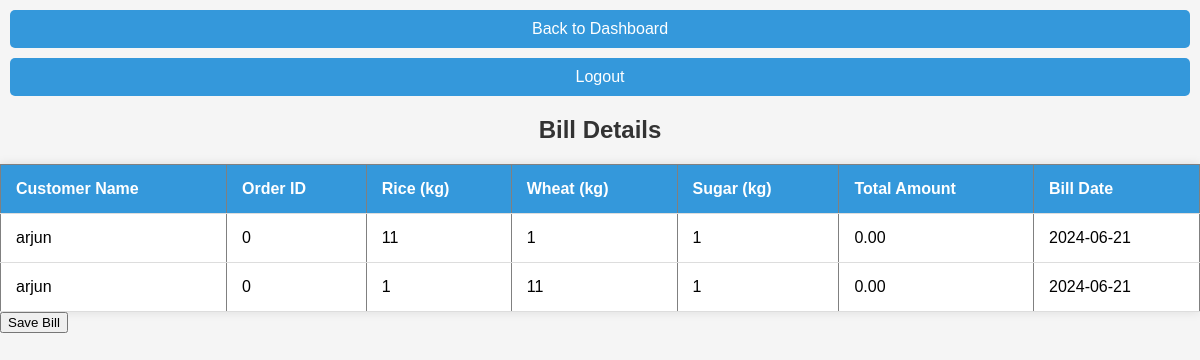
The app's page /viewBill.php?bill_id=0 with its own data.
### tables this page shows
CREATE TABLE `customer_info` (
  `id` int(3) NOT NULL,
  `name` varchar(50) NOT NULL,
  `color` varchar(10) NOT NULL,
  `family_count` int(3) NOT NULL,
  `contact` char(10) DEFAULT NULL,
  `city` varchar(20) NOT NULL,
  `password` varchar(25) NOT NULL
);

CREATE TABLE `orders` (
  `customer_id` int(11) NOT NULL,
  `order_id` int(11) NOT NULL,
  `rice_kg` int(11) NOT NULL,
  `wheat_kg` int(11) NOT NULL,
  `sugar_kg` int(11) NOT NULL,
  `order_state` text NOT NULL,
  `order_date` date NOT NULL
);

CREATE TABLE `bill` (
  `bill_id` int(11) NOT NULL,
  `customer_id` int(11) NOT NULL,
  `order_id` int(11) NOT NULL,
  `total_amount` decimal(10,2) NOT NULL,
  `bill_date` date NOT NULL
);

### viewBill.php (the view, shortened to what this page needs)
<?php
$server = "localhost";
$username = "root";
$password = "";
$database = "dbms";
$con = mysqli_connect($server, $username, $password, $database);
if (isset($_GET['bill_id'])) {
    $bill_id = $_GET['bill_id'];
    $sqlBillDetails = "SELECT * FROM bill WHERE bill_id = '$bill_id'";
    $resultBillDetails = mysqli_query($con, $sqlBillDetails);
    if ($resultBillDetails && mysqli_num_rows($resultBillDetails) > 0) {
        $billDetails = mysqli_fetch_assoc($resultBillDetails);
        $customer_id = $billDetails['customer_id'];
        $sqlCustomerName = "SELECT name FROM customer_info WHERE id = '$customer_id'";
        $resultCustomerName = mysqli_query($con, $sqlCustomerName);
        if ($resultCustomerName && mysqli_num_rows($resultCustomerName) > 0) {
            $customer_name = mysqli_fetch_assoc($resultCustomerName)['name'];
            $order_id = $billDetails['order_id'];
            $sqlOrderDetails = "SELECT * FROM orders WHERE order_id = '$order_id'";
            $resultOrderDetails = mysqli_query($con, $sqlOrderDetails);
            if ($resultOrderDetails && mysqli_num_rows($resultOrderDetails) > 0) {
                echo "<!DOCTYPE html>";
                echo "<html lang='en'>";
                echo "<head>";
                echo "    <link rel='stylesheet' href='./viewBill.css'>";
                echo "</head>";
                echo "<body>";
                echo "    <a href='customer.php'>Back to Dashboard</a>";
                echo "    <a href='./logout.php'>Logout</a>";
                echo "    <h2>Bill Details</h2>";
                echo "<table border='1'>";
                echo "<tr><th>Customer Name</th><th>Order ID</th><th>Rice (kg)</th><th>Wheat (kg)</th><th>Sugar (kg)</th><th>Total Amount</th><th>Bill Date</th></tr>";
                while ($orderDetails = mysqli_fetch_assoc($resultOrderDetails)) {
                    echo "<tr>";
                    echo "<td>{$customer_name}</td>";
                    echo "<td>{$orderDetails['order_id']}</td>";
                    echo "<td>{$orderDetails['rice_kg']}</td>";
                    echo "<td>{$orderDetails['wheat_kg']}</td>";
                    echo "<td>{$orderDetails['sugar_kg']}</td>";
                    echo "<td>{$billDetails['total_amount']}</td>";
                    echo "<td>{$billDetails['bill_date']}</td>";
                    echo "</tr>";
                }
                echo "</table>";
                echo "<button id='saveButton' >Save Bill</button>";
                echo "</body>";
                echo "</html>";
            } else {
                echo "<p>Error fetching order details.</p>";
            }
        } else {
            echo "<p>Error fetching customer name.</p>";
        }
    } else {
        echo "<p>Error fetching bill details.</p>";
    }
} else {
    echo "<p>Bill ID not specified.</p>";
}
?>

### viewBill.css (style rules this page uses)
body { font-family: 'Arial', sans-serif; background-color: #f5f5f5; margin: 0; padding: 0; }
h2 { text-align: center; color: #333; }
a { display: block; margin: 10px; padding: 10px; text-align: center; text-decoration: none; color: #fff; background-color: #3498db; border-radius: 5px; }
table { width: 100%; border-collapse: collapse; box-shadow: 0 0 10px rgba(0, 0, 0, 0.1); background-color: #fff; }
th, td { padding: 15px; text-align: left; border-bottom: 1px solid #ddd; }
th { background-color: #3498db; color: #fff; }

### records on screen
orders: order "0", rice_kg "11", wheat_kg "1", sugar_kg "1"
customer_info: name "arjun"
bill: total_amount "0.00", bill_date "2024-06-21"
orders: order "0", rice_kg "1", wheat_kg "11", sugar_kg "1"
